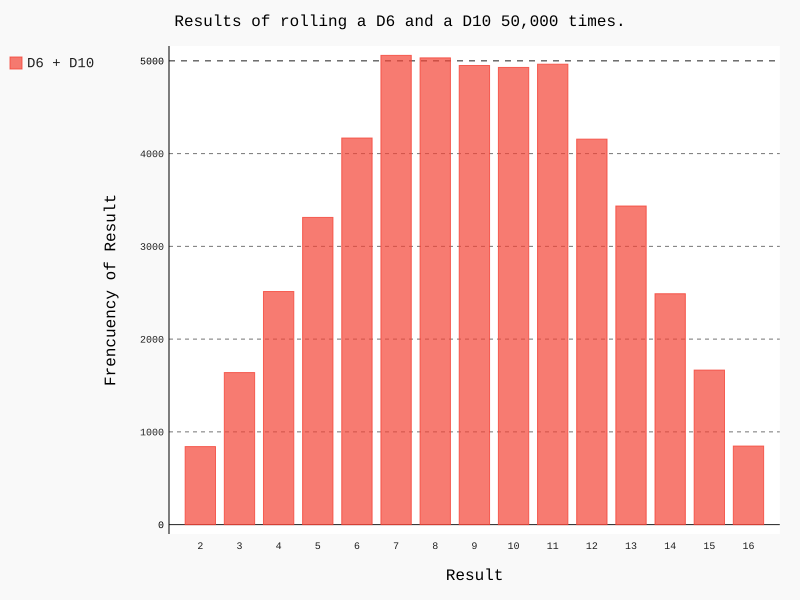

Python code for this plot:
import pygal
from die import Die

#Create 1 D6 die, and 1 D10.
die_1 = Die()
die_2 = Die(10)

#Make some rolls, and store results in a list.
results = []
for roll_num in range(50000):
	result = die_1.roll() + die_2.roll()
	results.append(result)

#Analyze the results.
frequencies = []
max_result = die_1.num_sides + die_2.num_sides
for value in range(2, max_result + 1):
	frequency = results.count(value)
	frequencies.append(frequency)
	
#Visualize the results.
hist = pygal.Bar()

hist.title = "Results of rolling a D6 and a D10 50,000 times."
hist.x_labels = ['2', '3', '4', '5', '6', '7', '8', '9', '10', '11', '12',
	'13', '14', '15', '16']
hist.x_title = 'Result'
hist.y_title = 'Frencuency of Result'

hist.add('D6 + D10', frequencies)
hist.render_to_file('different_dice.svg')
